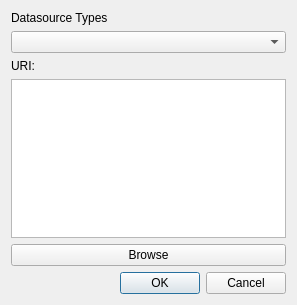
<?xml version="1.0" encoding="UTF-8"?>
<ui version="4.0">
 <class>changeDataSourceDialog</class>
 <widget class="QDialog" name="changeDataSourceDialog">
  <property name="geometry">
   <rect>
    <x>0</x>
    <y>0</y>
    <width>297</width>
    <height>305</height>
   </rect>
  </property>
  <property name="windowTitle">
   <string>Change Data Source URI</string>
  </property>
  <layout class="QVBoxLayout" name="verticalLayout">
   <item>
    <widget class="QLabel" name="label_2">
     <property name="text">
      <string>Datasource Types</string>
     </property>
    </widget>
   </item>
   <item>
    <widget class="QComboBox" name="selectDatasourceCombo"/>
   </item>
   <item>
    <widget class="QLabel" name="label">
     <property name="text">
      <string>URI:</string>
     </property>
    </widget>
   </item>
   <item>
    <widget class="QPlainTextEdit" name="lineEdit"/>
   </item>
   <item>
    <widget class="QPushButton" name="openBrowser">
     <property name="text">
      <string>Browse</string>
     </property>
    </widget>
   </item>
   <item>
    <widget class="QDialogButtonBox" name="buttonBox">
     <property name="orientation">
      <enum>Qt::Horizontal</enum>
     </property>
     <property name="standardButtons">
      <set>QDialogButtonBox::Cancel|QDialogButtonBox::Ok</set>
     </property>
    </widget>
   </item>
  </layout>
 </widget>
 <resources/>
 <connections/>
</ui>
